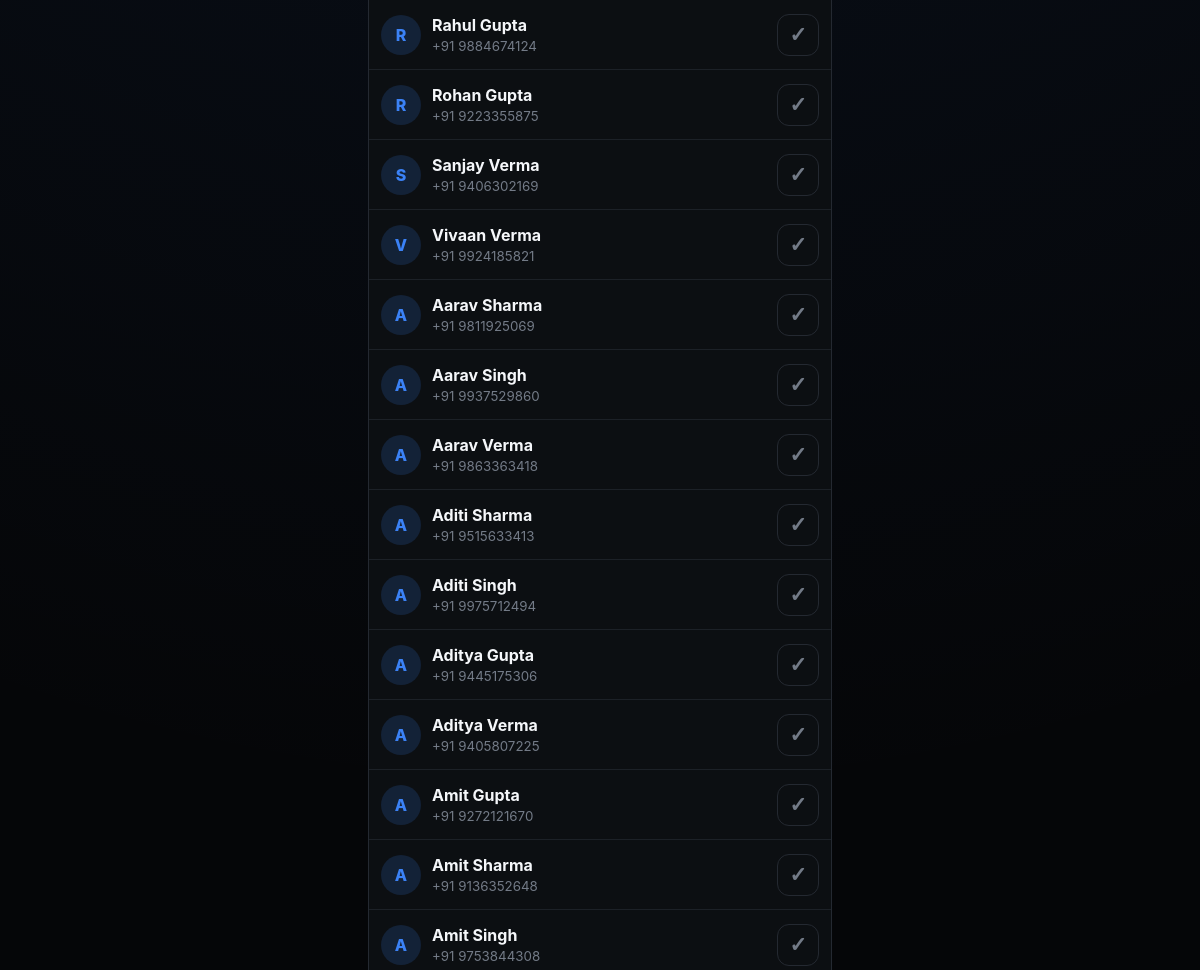
/attendance (signed in, middle part), run on an earlier commit of the app's database.
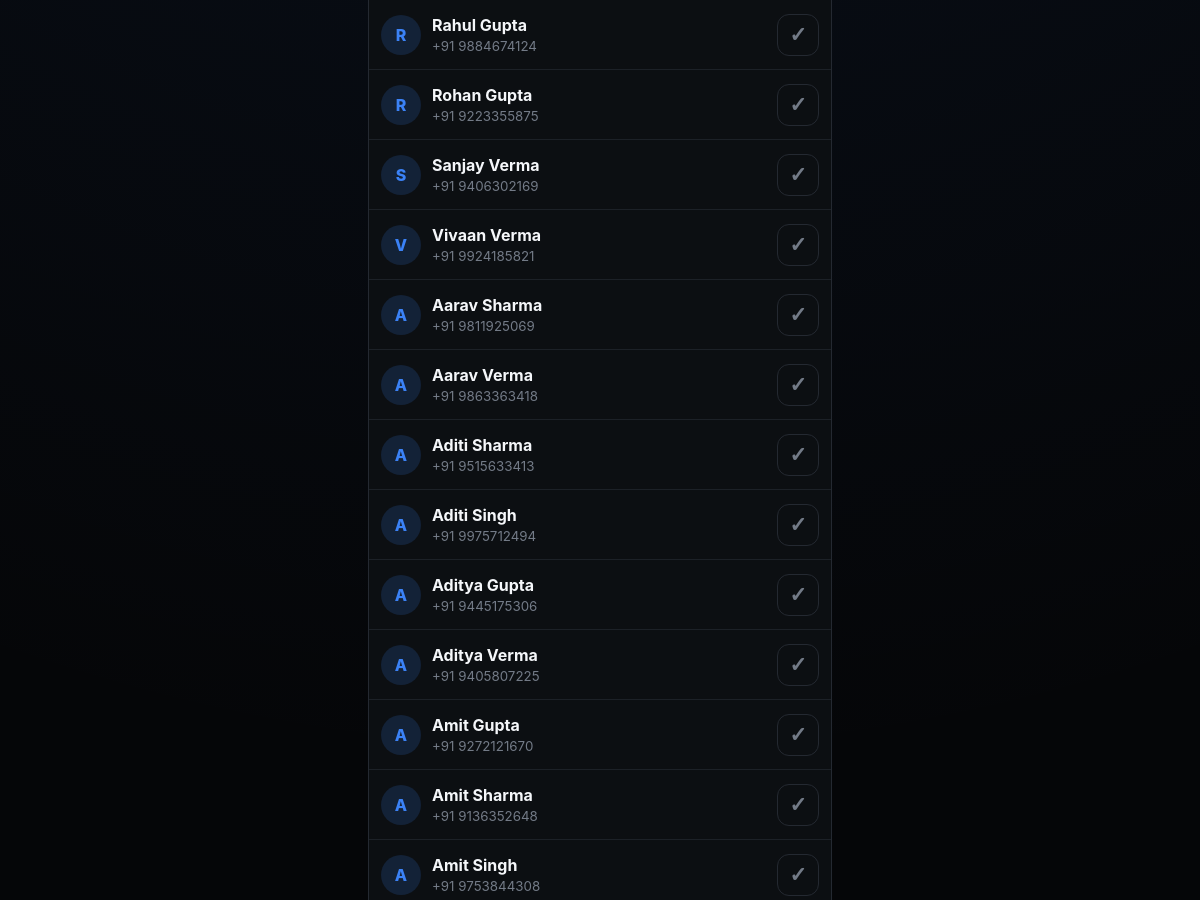
And on a later commit of the database.
### models.py (models this page shows, shortened)
class Member(db.Model):
    __tablename__ = "member"
    id = db.Column(db.Integer, primary_key=True)
    owner_id = db.Column(
        db.Integer,
        db.ForeignKey("gym_owner.id"),
        nullable=False,
        index=True
    )
    name = db.Column(db.String(100), nullable=False)
    address = db.Column(db.String(150), nullable=False)
    phone = db.Column(db.String(15), nullable=False)
    join_date = db.Column(db.Date, nullable=False)
    notes = db.Column(db.Text)
    membership_active = db.Column(db.Boolean, default=True, nullable=False)
    send_membership_reminder = db.Column(db.Boolean, default=True)
    current_plan_id = db.Column(
        db.Integer,
        db.ForeignKey("membership_plan.id")
    )
    current_plan = db.relationship("MembershipPlan", foreign_keys=[current_plan_id])
    membership_start = db.Column(db.Date)
    membership_expiry = db.Column(db.Date)
    memberships = db.relationship(
        "Membership",
        backref="member",
        lazy=True,
        cascade="all, delete-orphan"
    )
    attendance = db.relationship(
        "Attendance",
        backref="member",
        lazy=True,
        cascade="all, delete-orphan"
    )
    __table_args__ = (
        db.UniqueConstraint(
            "owner_id",
            "name",
            name="uq_owner_member_name"
        ),
    )

### routes/members.py (the view)
@members_bp.route("/attendance")
@login_required
def attendance():
    today = date.today()
    yesterday = today - relativedelta(days=1)
    now = datetime.now()
    members = Member.query.filter_by(owner_id=current_user.id).all()
    attendance_enabled_ids = {member.id for member in members if member.membership_active}
    today_attendance = {
        record.member_id: record
        for record in Attendance.query.join(Member).filter(
            Member.owner_id == current_user.id,
            Attendance.attendance_date == today,
        ).all()
    }
    yesterday_attendance = {
        record.member_id: record
        for record in Attendance.query.join(Member).filter(
            Member.owner_id == current_user.id,
            Attendance.attendance_date == yesterday,
        ).all()
    }
    def member_order(member):
        attendance_record = today_attendance.get(member.id)
        if member.id not in attendance_enabled_ids:
            status_rank = 2
        elif attendance_record is None:
            status_rank = 0
        else:
            status_rank = 1
        yesterday_record = yesterday_attendance.get(member.id)
        if yesterday_record:
            hour_distance = abs(yesterday_record.check_in.hour - now.hour)
            yesterday_rank = 0
        else:
            hour_distance = 99
            yesterday_rank = 1
        return status_rank, yesterday_rank, hour_distance, member.name.lower()
    ordered_members = sorted(members, key=member_order)
    return render_template(
        "attendance.html",
        members=ordered_members,
        attendance_by_member=today_attendance,
        today=today,
        attendance_enabled_ids=attendance_enabled_ids,
        active_unchecked=sum(m.id in attendance_enabled_ids and m.id not in today_attendance for m in members),
        active_page="attendance",
    )

### security.py (called while the page is built)
def csrf_token():
    token = session.get(CSRF_SESSION_KEY)
    if token is None:
        token = token_urlsafe(32)
        session[CSRF_SESSION_KEY] = token
    return token

### templates/attendance.html (shortened to what this page needs)
{% extends "components/base.html" %}
{% block head %}
<link rel="stylesheet" href="{{ url_for('static', filename='css/attendance.css') }}">
{% endblock %}
{% block body %}
<section class="member-list" aria-label="Member attendance list">
  {% for member in members %}
  {% set record = attendance_by_member.get(member.id) %}
  {% set attendance_enabled = member.id in attendance_enabled_ids %}
  <article class="attendance-member {% if not attendance_enabled %}inactive{% endif %}" data-member data-search-text="{{ (member.name ~ ' ' ~ member.phone ~ ' ' ~ member.address)|lower }}">
    <a class="member-profile" href="{{ url_for('members.member_details', member_id=member.id) }}">
      <span class="avatar">{{ member.name[0]|upper }}</span>
      <span class="member-copy">
        <strong>{{ member.name }}</strong>
        <small>{% if not member.membership_active %}Removed · {% endif %}+91 {{ member.phone }}</small>
      </span>
    </a>
    {% if record %}
    <div class="checked-in">
      <span>✓ {{ record.check_in.strftime('%I:%M %p') }}</span>
      <button type="button" class="attendance-toggle checked" data-remove-dialog="remove-{{ member.id }}" aria-label="Remove attendance for {{ member.name }}">✓</button>
    </div>
    <dialog class="confirm-dialog" id="remove-{{ member.id }}">
      <form method="post" action="{{ url_for('members.remove_check_in', member_id=member.id) }}">
        <input type="hidden" name="_csrf_token" value="{{ csrf_token() }}">
        <h2>Remove attendance?</h2>
        <p>Are you sure you want to unmark <strong>{{ member.name }}</strong> for today?</p>
        <div class="dialog-actions">
          <button type="button" class="cancel" data-close-dialog>Cancel</button>
          <button type="submit" class="remove">Yes, unmark</button>
        </div>
      </form>
    </dialog>
    {% elif attendance_enabled %}
    <form method="post" action="{{ url_for('members.check_in_member', member_id=member.id) }}">
      <button class="attendance-toggle" type="submit" aria-label="Mark {{ member.name }} present">✓</button>
    </form>
    {% else %}
    <span class="attendance-toggle" aria-label="Attendance unavailable">—</span>
    {% endif %}
  </article>
  {% else %}
  <p class="empty">No members yet. Add a member before recording attendance.</p>
  {% endfor %}
</section>
{% endblock %}

### templates/components/base.html (shortened to what this page needs)
<!doctype html>
<html lang="en">
<head>
  <link rel="stylesheet" href="{{ url_for('static', filename='css/navbar.css') }}">
  <link rel="stylesheet" href="{{ url_for('static', filename='css/base.css') }}">
  {% block head %}{% endblock %}
</head>
<body>
  <div class="app">
    {% block body %}{% endblock %}
  </div>
</body>
</html>

### static/css/base.css (style rules this page uses)
* { margin: 0; padding: 0; box-sizing: border-box; -webkit-tap-highlight-color: transparent; }
:root { --bg: #050608; --white: #f5f7fa; --muted: #737b87; --blue: #3b82f6; --green: #22c55e; --border: #20242b; --card: #0c0f12; --card2: #050505; --card3: #000000; --activity: #11151a; --navbg: rgba(5, 6, 8, 0.94); --iconbg: #15191e; --line: #1c2127; --cardborder: #242931; }
html { background: var(--bg); }
body { background: radial-gradient(circle at 50% 18%, rgba(59, 130, 246, 0.1), transparent 35%), var(--bg); color: var(--white); transition: background 0.35s, color 0.35s; font-family: -apple-system, BlinkMacSystemFont, "Segoe UI", Roboto, Arial, sans-serif; min-height: 100vh; overflow-x: hidden; }
.app { width: 100%; max-width: 500px; margin: auto; padding: 25px 18px 110px; }

### static/css/attendance.css (style rules this page uses)
.member-list { border: 1px solid var(--cardborder); border-radius: 16px; overflow: hidden; background: var(--card); }
.attendance-member { min-height: 70px; display: flex; align-items: center; gap: 12px; padding: 10px 12px; border-bottom: 1px solid var(--line); }
.member-profile { min-width: 0; flex: 1; display: flex; align-items: center; gap: 11px; color: inherit; text-decoration: none; }
.avatar { width: 40px; height: 40px; flex: 0 0 40px; border-radius: 50%; display: grid; place-items: center; background: rgba(59, 130, 246, .16); color: var(--blue); font-weight: 800; }
.member-copy { min-width: 0; display: grid; gap: 3px; }
.member-copy strong { overflow: hidden; text-overflow: ellipsis; white-space: nowrap; }
.member-copy small { color: var(--muted); }
.attendance-toggle { width: 42px; height: 42px; border: 1px solid var(--cardborder); border-radius: 12px; background: transparent; color: var(--muted); font-size: 21px; font-weight: 800; cursor: pointer; }

What changed in the data, as far as the page shows it:
removed Member: name "A", name "Aarav Singh", phone "9937529860"
